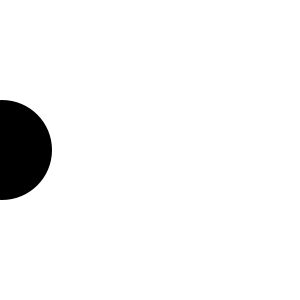
Frame 1 (no input)
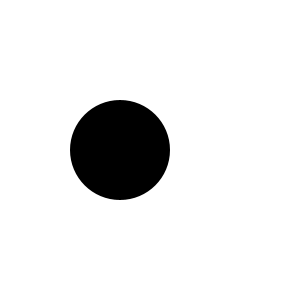
Frame 60 (the mouse pressed at the canvas centre just before this capture)
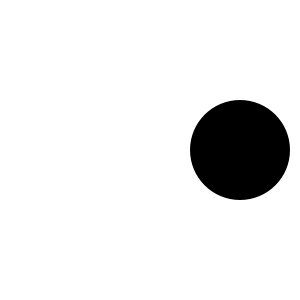
Frame 120 (the mouse held since frame 60 and released just before this capture)

The Processing sketch that drew these frames (run headless with seeded random() and noise(); from frame 60 on, the mouse is pressed at the canvas centre):

// Processing sketch: CircleAnimation
// ── CircleAnimation.pde
// CircleAnimation
// Week 10: Creative Coding / Week 11
// 6 Nov 2017
// by RJ Duran
// This example demonstrates how to animate a circle's movment from left to right. 

int x;
int y;
int s; // step size
int r;
int px;

void setup() {
  size(300, 300);
  x = 0; // set this to some value greater than 0 to set a starting x coordinate
  y = height/2;
  s = 2; // speed of circle. Adjust this to change speed. Change to 4 and run... what happens?
  r = 100; // radius of circle
}

void draw() {
  background(255);
  noStroke();
  //ellipse(x+second(), y-second(), 200, 200);
  if (px < width) {
    px = px + s; // increase px by s until px is 1 more than the width
  } else {
    px = 0; // then reset x position
  }

  fill(0);
  ellipse(px, y, r, r);
}
